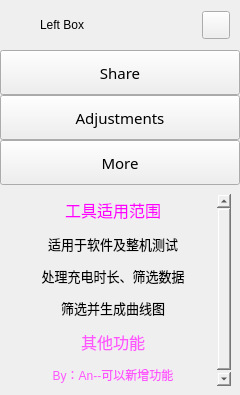
        <widget class="QFrame" name="extraLeftBox">
         <property name="minimumSize">
          <size>
           <width>0</width>
           <height>0</height>
          </size>
         </property>
         <property name="maximumSize">
          <size>
           <width>0</width>
           <height>16777215</height>
          </size>
         </property>
         <property name="frameShape">
          <enum>QFrame::NoFrame</enum>
         </property>
         <property name="frameShadow">
          <enum>QFrame::Raised</enum>
         </property>
         <layout class="QVBoxLayout" name="extraColumLayout">
          <property name="spacing">
           <number>0</number>
          </property>
          <property name="leftMargin">
           <number>0</number>
          </property>
          <property name="topMargin">
           <number>0</number>
          </property>
          <property name="rightMargin">
           <number>0</number>
          </property>
          <property name="bottomMargin">
           <number>0</number>
          </property>
          <item>
           <widget class="QFrame" name="extraTopBg">
            <property name="minimumSize">
             <size>
              <width>0</width>
              <height>50</height>
             </size>
            </property>
            <property name="maximumSize">
             <size>
              <width>16777215</width>
              <height>50</height>
             </size>
            </property>
            <property name="frameShape">
             <enum>QFrame::NoFrame</enum>
            </property>
            <property name="frameShadow">
             <enum>QFrame::Raised</enum>
            </property>
            <layout class="QVBoxLayout" name="verticalLayout_5">
             <property name="spacing">
              <number>0</number>
             </property>
             <property name="leftMargin">
              <number>0</number>
             </property>
             <property name="topMargin">
              <number>0</number>
             </property>
             <property name="rightMargin">
              <number>0</number>
             </property>
             <property name="bottomMargin">
              <number>0</number>
             </property>
             <item>
              <layout class="QGridLayout" name="extraTopLayout">
               <property name="leftMargin">
                <number>10</number>
               </property>
               <property name="rightMargin">
                <number>10</number>
               </property>
               <property name="horizontalSpacing">
                <number>10</number>
               </property>
               <property name="verticalSpacing">
                <number>0</number>
               </property>
               <item row="0" column="0">
                <widget class="QFrame" name="extraIcon">
                 <property name="minimumSize">
                  <size>
                   <width>20</width>
                   <height>0</height>
                  </size>
                 </property>
                 <property name="maximumSize">
                  <size>
                   <width>20</width>
                   <height>20</height>
                  </size>
                 </property>
                 <property name="frameShape">
                  <enum>QFrame::NoFrame</enum>
                 </property>
                 <property name="frameShadow">
                  <enum>QFrame::Raised</enum>
                 </property>
                </widget>
               </item>
               <item row="0" column="1">
                <widget class="QLabel" name="extraLabel">
                 <property name="minimumSize">
                  <size>
                   <width>150</width>
                   <height>0</height>
                  </size>
                 </property>
                 <property name="text">
                  <string>Left Box</string>
                 </property>
                </widget>
               </item>
               <item row="0" column="2">
                <widget class="QPushButton" name="extraCloseColumnBtn">
                 <property name="minimumSize">
                  <size>
                   <width>28</width>
                   <height>28</height>
                  </size>
                 </property>
                 <property name="maximumSize">
                  <size>
                   <width>28</width>
                   <height>28</height>
                  </size>
                 </property>
                 <property name="cursor">
                  <cursorShape>PointingHandCursor</cursorShape>
                 </property>
                 <property name="toolTip">
                  <string>Close left box</string>
                 </property>
                 <property name="text">
                  <string/>
                 </property>
                 <property name="icon">
                  <iconset resource="resources.qrc">
                   <normaloff>:/icons/images/icons/icon_close.png</normaloff>:/icons/images/icons/icon_close.png</iconset>
                 </property>
                 <property name="iconSize">
                  <size>
                   <width>20</width>
                   <height>20</height>
                  </size>
                 </property>
                </widget>
               </item>
              </layout>
             </item>
            </layout>
           </widget>
          </item>
          <item>
           <widget class="QFrame" name="extraContent">
            <property name="frameShape">
             <enum>QFrame::NoFrame</enum>
            </property>
            <property name="frameShadow">
             <enum>QFrame::Raised</enum>
            </property>
            <layout class="QVBoxLayout" name="verticalLayout_12">
             <property name="spacing">
              <number>0</number>
             </property>
             <property name="leftMargin">
              <number>0</number>
             </property>
             <property name="topMargin">
              <number>0</number>
             </property>
             <property name="rightMargin">
              <number>0</number>
             </property>
             <property name="bottomMargin">
              <number>0</number>
             </property>
             <item alignment="Qt::AlignTop">
              <widget class="QFrame" name="extraTopMenu">
               <property name="frameShape">
                <enum>QFrame::NoFrame</enum>
               </property>
               <property name="frameShadow">
                <enum>QFrame::Raised</enum>
               </property>
               <layout class="QVBoxLayout" name="verticalLayout_11">
                <property name="spacing">
                 <number>0</number>
                </property>
                <property name="leftMargin">
                 <number>0</number>
                </property>
                <property name="topMargin">
                 <number>0</number>
                </property>
                <property name="rightMargin">
                 <number>0</number>
                </property>
                <property name="bottomMargin">
                 <number>0</number>
                </property>
                <item>
                 <widget class="QPushButton" name="btn_share">
                  <property name="sizePolicy">
                   <sizepolicy hsizetype="Expanding" vsizetype="Fixed">
                    <horstretch>0</horstretch>
                    <verstretch>0</verstretch>
                   </sizepolicy>
                  </property>
                  <property name="minimumSize">
                   <size>
                    <width>0</width>
                    <height>45</height>
                   </size>
                  </property>
                  <property name="font">
                   <font>
                    <family>微软雅黑</family>
                    <pointsize>11</pointsize>
                    <weight>50</weight>
                    <italic>false</italic>
                    <bold>false</bold>
                   </font>
                  </property>
                  <property name="cursor">
                   <cursorShape>PointingHandCursor</cursorShape>
                  </property>
                  <property name="layoutDirection">
                   <enum>Qt::LeftToRight</enum>
                  </property>
                  <property name="styleSheet">
                   <string notr="true">background-image: url(:/icons/images/icons/cil-share-boxed.png);</string>
                  </property>
                  <property name="text">
                   <string>Share</string>
                  </property>
                 </widget>
                </item>
                <item>
                 <widget class="QPushButton" name="btn_adjustments">
                  <property name="sizePolicy">
                   <sizepolicy hsizetype="Expanding" vsizetype="Fixed">
                    <horstretch>0</horstretch>
                    <verstretch>0</verstretch>
                   </sizepolicy>
                  </property>
                  <property name="minimumSize">
                   <size>
                    <width>0</width>
                    <height>45</height>
                   </size>
                  </property>
                  <property name="font">
                   <font>
                    <family>微软雅黑</family>
                    <pointsize>11</pointsize>
                    <weight>50</weight>
                    <italic>false</italic>
                    <bold>false</bold>
                   </font>
                  </property>
                  <property name="cursor">
                   <cursorShape>PointingHandCursor</cursorShape>
                  </property>
                  <property name="layoutDirection">
                   <enum>Qt::LeftToRight</enum>
                  </property>
                  <property name="styleSheet">
                   <string notr="true">background-image: url(:/icons/images/icons/cil-equalizer.png);</string>
                  </property>
                  <property name="text">
                   <string>Adjustments</string>
                  </property>
                 </widget>
                </item>
                <item>
                 <widget class="QPushButton" name="btn_more">
                  <property name="sizePolicy">
                   <sizepolicy hsizetype="Expanding" vsizetype="Fixed">
                    <horstretch>0</horstretch>
                    <verstretch>0</verstretch>
                   </sizepolicy>
                  </property>
                  <property name="minimumSize">
                   <size>
                    <width>0</width>
                    <height>45</height>
                   </size>
                  </property>
                  <property name="font">
                   <font>
                    <family>微软雅黑</family>
                    <pointsize>11</pointsize>
                    <weight>50</weight>
                    <italic>false</italic>
                    <bold>false</bold>
                   </font>
                  </property>
                  <property name="cursor">
                   <cursorShape>PointingHandCursor</cursorShape>
                  </property>
                  <property name="layoutDirection">
                   <enum>Qt::LeftToRight</enum>
                  </property>
                  <property name="styleSheet">
                   <string notr="true">background-image: url(:/icons/images/icons/cil-layers.png);</string>
                  </property>
                  <property name="text">
                   <string>More</string>
                  </property>
                 </widget>
                </item>
               </layout>
              </widget>
             </item>
             <item>
              <widget class="QFrame" name="extraCenter">
               <property name="frameShape">
                <enum>QFrame::NoFrame</enum>
               </property>
               <property name="frameShadow">
                <enum>QFrame::Raised</enum>
               </property>
               <layout class="QVBoxLayout" name="verticalLayout_10">
                <item>
                 <widget class="QTextEdit" name="textEdit">
                  <property name="minimumSize">
                   <size>
                    <width>222</width>
                    <height>0</height>
                   </size>
                  </property>
                  <property name="styleSheet">
                   <string notr="true">background: transparent;</string>
                  </property>
                  <property name="frameShape">
                   <enum>QFrame::NoFrame</enum>
                  </property>
                  <property name="readOnly">
                   <bool>true</bool>
                  </property>
                  <property name="html">
                   <string>&lt;!DOCTYPE HTML PUBLIC &quot;-//W3C//DTD HTML 4.0//EN&quot; &quot;http://www.w3.org/TR/REC-html40/strict.dtd&quot;&gt;
&lt;html&gt;&lt;head&gt;&lt;meta name=&quot;qrichtext&quot; content=&quot;1&quot; /&gt;&lt;style type=&quot;text/css&quot;&gt;
p, li { white-space: pre-wrap; }
&lt;/style&gt;&lt;/head&gt;&lt;body style=&quot; font-family:'微软雅黑'; font-size:11pt; font-weight:400; font-style:normal;&quot;&gt;
&lt;p align=&quot;center&quot; style=&quot; margin-top:0px; margin-bottom:0px; margin-left:0px; margin-right:0px; -qt-block-indent:0; text-indent:0px;&quot;&gt;&lt;span style=&quot; font-family:'Segoe UI'; font-size:12pt; color:#ff00ff;&quot;&gt;工具适用范围&lt;/span&gt;&lt;/p&gt;
&lt;p align=&quot;center&quot; style=&quot; margin-top:12px; margin-bottom:12px; margin-left:0px; margin-right:0px; -qt-block-indent:0; text-indent:0px;&quot;&gt;&lt;span style=&quot; font-family:'Segoe UI'; font-size:10pt;&quot;&gt;适用于软件及整机测试&lt;/span&gt;&lt;/p&gt;
&lt;p align=&quot;center&quot; style=&quot; margin-top:12px; margin-bottom:12px; margin-left:0px; margin-right:0px; -qt-block-indent:0; text-indent:0px;&quot;&gt;&lt;span style=&quot; font-family:'Segoe UI'; font-size:10pt;&quot;&gt;处理充电时长、筛选数据&lt;/span&gt;&lt;/p&gt;
&lt;p align=&quot;center&quot; style=&quot; margin-top:12px; margin-bottom:12px; margin-left:0px; margin-right:0px; -qt-block-indent:0; text-indent:0px;&quot;&gt;&lt;span style=&quot; font-family:'Segoe UI'; font-size:10pt;&quot;&gt;筛选并生成曲线图&lt;/span&gt;&lt;/p&gt;
&lt;p align=&quot;center&quot; style=&quot; margin-top:12px; margin-bottom:12px; margin-left:0px; margin-right:0px; -qt-block-indent:0; text-indent:0px;&quot;&gt;&lt;span style=&quot; font-family:'Segoe UI'; font-size:12pt; color:#ff55ff;&quot;&gt;其他功能&lt;/span&gt;&lt;/p&gt;
&lt;p align=&quot;center&quot; style=&quot; margin-top:12px; margin-bottom:12px; margin-left:0px; margin-right:0px; -qt-block-indent:0; text-indent:0px;&quot;&gt;&lt;span style=&quot; font-family:'Segoe UI'; font-size:9pt; color:#ff55ff;&quot;&gt;By：An--可以新增功能&lt;/span&gt;&lt;/p&gt;&lt;/body&gt;&lt;/html&gt;</string>
                  </property>
                 </widget>
                </item>
               </layout>
              </widget>
             </item>
             <item>
              <widget class="QFrame" name="extraBottom">
               <property name="frameShape">
                <enum>QFrame::NoFrame</enum>
               </property>
               <property name="frameShadow">
                <enum>QFrame::Raised</enum>
               </property>
              </widget>
             </item>
            </layout>
           </widget>
          </item>
         </layout>
        </widget>
